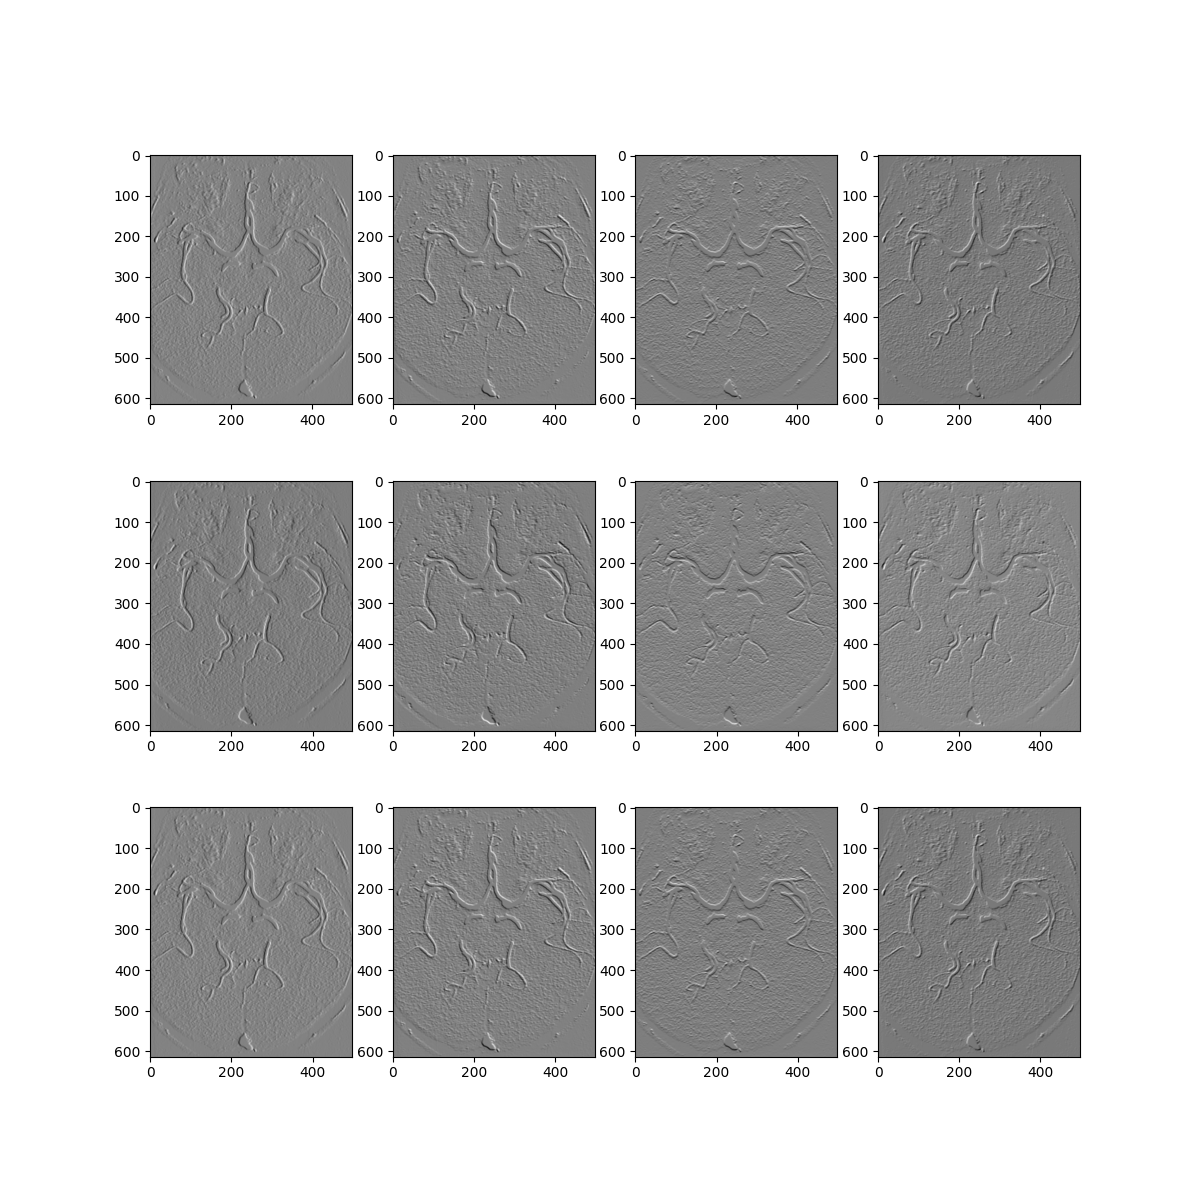

Write Python code to recreate this figure.
import numpy as np
import matplotlib.pyplot as plt
import scipy

img = plt.imread("vessel.jpeg")
mono = np.mean(img, axis=2)

S1 = np.array([[-1,  0,  1],
               [-2,  0,  2],
               [-1,  0,  1]])

S2 = np.array([[ 0,  1,  2],
               [-1,  0,  1],
               [-2, -1,  0]])

S3 = np.array([[ 1,  2,  1],
               [ 0,  0,  0],
               [-1, -2, -1]])

S4 = np.array([[ 2,  1,  0],
               [ 1,  0, -1],
               [ 0, -1, -2]])

S1_img = scipy.ndimage.convolve(mono, S1)
S2_img = scipy.ndimage.convolve(mono, S2)
S3_img = scipy.ndimage.convolve(mono, S3)
S4_img = scipy.ndimage.convolve(mono, S4)

fig, ax = plt.subplots(3, 4, figsize = (12, 12))

ax[0,0].imshow(S1_img, cmap='binary_r')
ax[0,1].imshow(S2_img, cmap='binary_r')
ax[0,2].imshow(S3_img, cmap='binary_r')
ax[0,3].imshow(S4_img, cmap='binary_r')

def korelacja(mono_img, jadro):
    
    x_size = mono_img.shape[1]
    y_size = mono_img.shape[0]
    korel_img = np.zeros((y_size-2, x_size-2))
    for i in range(x_size-2):
        for j in range(y_size-2):
            korel_img[j][i] = (mono_img[j][i]*jadro[0][0]+
                               mono_img[j][i+1]*jadro[0][1]+
                               mono_img[j][i+2]*jadro[0][2]+
                               mono_img[j+1][i]*jadro[1][0]+
                               mono_img[j+1][i+1]*jadro[1][1]+
                               mono_img[j+1][i+2]*jadro[1][2]+
                               mono_img[j+2][i]*jadro[2][0]+
                               mono_img[j+2][i+1]*jadro[2][1]+
                               mono_img[j+2][i+2]*jadro[2][2])
    return korel_img

def konwolucja_ladnie(mono_img, jadro):
    if(jadro.shape[1]>mono_img.shape[1] and jadro.shape[0]>mono_img.shape[0]):
        jadro_temp = jadro
        jadro = mono_img
        mono_img = jadro_temp

    jadro = np.flip(jadro)

    x_jadro_size = jadro.shape[1]
    y_jadro_size = jadro.shape[0]
    
    x_size = mono_img.shape[1]
    y_size = mono_img.shape[0]
    korel_img = np.zeros((y_size-y_jadro_size+1, x_size-x_jadro_size+1))
    for i in range(x_size-x_jadro_size+1):
        for j in range(y_size-y_jadro_size+1):
            pixel = 0
            for i_ in range(x_jadro_size):
                for j_ in range(y_jadro_size):
                    pixel += (jadro[j_][i_] * mono_img[j+j_][i+i_])
            korel_img[j][i]=pixel
    return korel_img

S1_korel_img = korelacja(mono, S1)
S2_korel_img = korelacja(mono, S2)
S3_korel_img = korelacja(mono, S3)
S4_korel_img = korelacja(mono, S4)

ax[1,0].imshow(S1_korel_img, cmap='binary_r')
ax[1,1].imshow(S2_korel_img, cmap='binary_r')
ax[1,2].imshow(S3_korel_img, cmap='binary_r')
ax[1,3].imshow(S4_korel_img, cmap='binary_r')

S1_konw_img = konwolucja_ladnie(S1, mono)
S2_konw_img = konwolucja_ladnie(mono, S2)
S3_konw_img = konwolucja_ladnie(mono, S3)
S4_konw_img = konwolucja_ladnie(mono, S4)

ax[2,0].imshow(S1_konw_img, cmap='binary_r')
ax[2,1].imshow(S2_konw_img, cmap='binary_r')
ax[2,2].imshow(S3_konw_img, cmap='binary_r')
ax[2,3].imshow(S4_konw_img, cmap='binary_r')


plt.savefig("lab4.png")